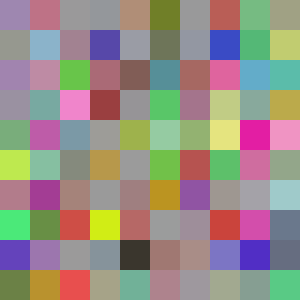
Frame 1 (no input)
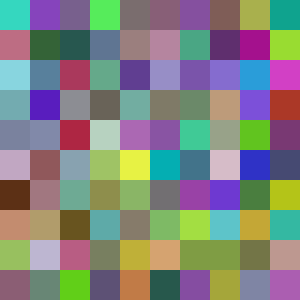
Frame 60 (the mouse pressed at the canvas centre just before this capture)
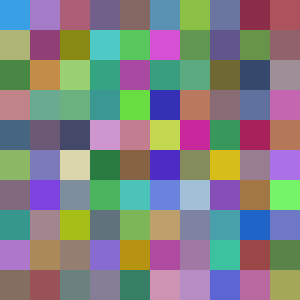
Frame 120 (the mouse held since frame 60 and released just before this capture)

The Processing sketch that drew these frames (run headless with seeded random() and noise(); from frame 60 on, the mouse is pressed at the canvas centre):

// Processing sketch: blur
// ── blur.pde

int z=30;
void setup(){
  background(155);
  size (300,300);
  frameRate(120);
}

void draw(){
  
  for(int i=0;i<height;i+=z){
    for(int j=0;j<width;j+=z){
      noStroke();
      fill(random(255),random(255),random(255),random(255));
      rect(j,i,z,z);
    }
  }
  
}

void mousePressed(){
  //button= !button;
}
